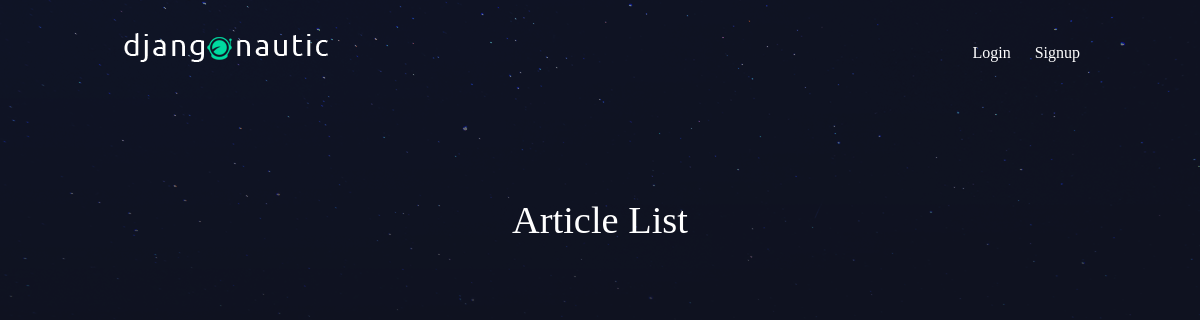
/articles/, run on an earlier commit of the app's database.
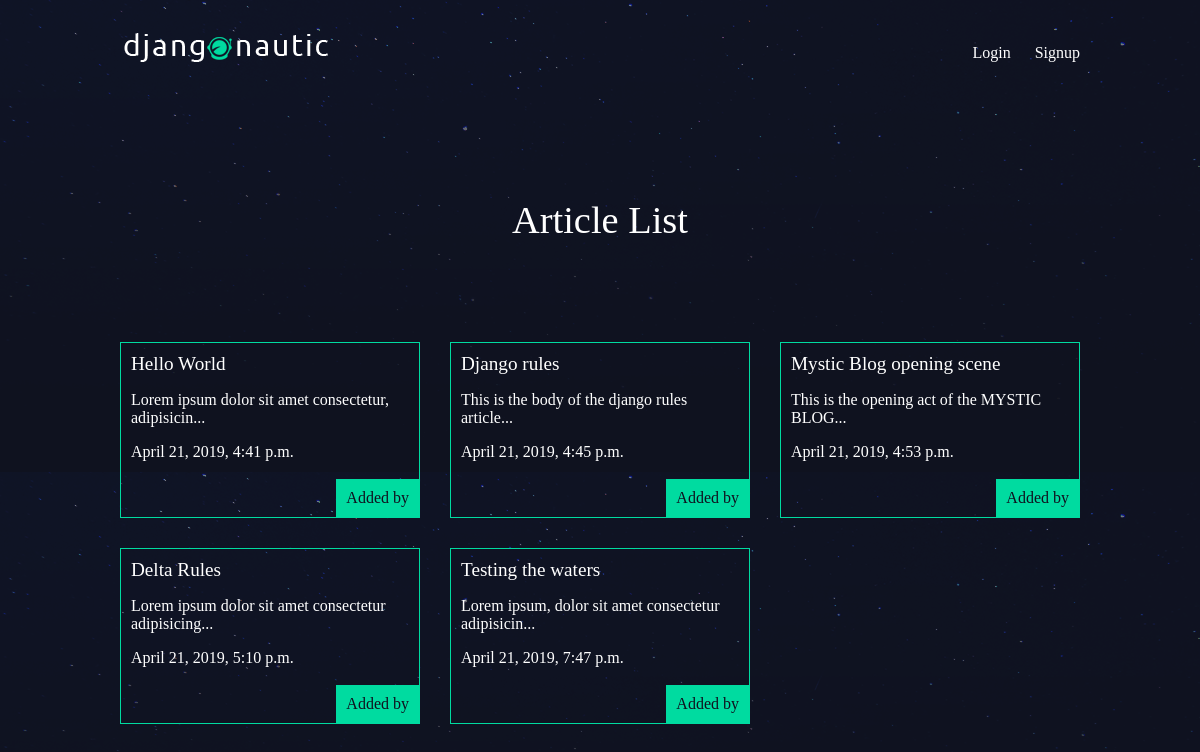
And on a later commit of the database.
### articles/models.py (models this page shows, shortened)
class Article(models.Model):
    title=models.CharField(max_length=100)
    slug=models.SlugField()
    body=models.TextField()
    date=models.DateTimeField(auto_now_add=True)
    thumb=models.ImageField(default='default.png', blank=True)
    author=models.ForeignKey(User, default=None, on_delete=models.CASCADE)
    def snippet(self):
        return self.body[:50]+"..."

### articles/views.py (the view)
# urls.py: path('', views.article_list,name='list'),
def article_list(request):
    articles=Article.objects.all().order_by('date')
    return render(request,"articles/article_list.html",{'articles':articles})

### articles/templates/articles/article_list.html
{% extends "base_template.html" %}
{% block content %}
<h1>Article List</h1>
    <div class="articles">
        {% for article in articles %}
            <div class="article">
                <h2><a href="{% url 'articles:detail' slug=article.slug %}">{{article.title}}</a></h2>
                <p>{{article.snippet}}</p>
                <p>{{article.date}}</p>
                <p class="author">Added by {{article.author.username}}</p>
            </div>
        {% endfor %}
    </div>
{% endblock %}

### templates/base_template.html (shortened to what this page needs)
{% load static from staticfiles %}
<!DOCTYPE html>
<html lang="en">
<head>
    <link rel="stylesheet" href="{% static 'style.css'%}">
</head>
<body>
<header class="wrapper">
    <h1><a href="{% url 'home' %}"><img src="{% static 'logo.png'%}"/></a></h1>
    <nav>
        <ul>
        {% if user.is_authenticated %}
             <li>
                <form action="{% url 'accounts:logout' %}" method="post">
                    {% csrf_token %}
                    <button type="submit">Logout</button>
                </form>
            </li>
            <li>
                <a href="{% url 'articles:create' %}" class="highlight">New Article</a></a>
            </li>
        {% else %}
            <li>
                <a href="{% url 'accounts:login' %}">Login</a>
            </li>
            <li>
                <a href="{% url 'accounts:signup' %}">Signup</a>
            </li>
        {% endif %}
        </ul>
    </nav>
</header>
<div class="wrapper">
    {% block content %}
    {% endblock %}
</div>
</body>
</html>

### assets/style.css (style rules this page uses)
body { background-color: #0f121f; background-image: url(stars.png); background-repeat-y: no-repeat; color: #fff; }
body * { font-family: Ubuntu; }
h1, h2, h3, h4, h5 { font-weight: normal; margin: 0; }
a, a:hover, a:visited { color: #fff; text-decoration: none; }
.wrapper { max-width:960px; margin:0 auto; }
div.wrapper h1 { text-align:center; margin:100px auto; font-size:2.4em; }
header { display:grid; grid-template-columns:1fr 1fr; padding:20px 0; }
nav { justify-self:end; }
nav li { display:inline-block; margin-left:20px; }
.articles { display: grid; grid-template-columns: 1fr 1fr 1fr; grid-gap: 30px; }
.article { padding: 10px; border: 1px solid #00dba0; position: relative; padding-bottom: 40px; }
.article h2 { font-size: 1.2em; }
.article .author { padding:10px; background: #00dba0; position: absolute; right: 0; bottom: 0; margin: 0; color: #0f121f; }

What changed in the data, as far as the page shows it:
added Article: title "Hello World", snippet "Lorem ipsum dolor sit amet consectetur, adipisicin...", date "April 21, 2019, 4:41 p.m."
added Article: title "Django rules", snippet "This is the body of the django rules article...", date "April 21, 2019, 4:45 p.m."
added Article: title "Mystic Blog opening scene", snippet "This is the opening act of the MYSTIC BLOG...", date "April 21, 2019, 4:53 p.m."
added Article: title "Delta Rules", snippet "Lorem ipsum dolor sit amet consectetur adipisicing...", date "April 21, 2019, 5:10 p.m."
added Article: title "Testing the waters", snippet "Lorem ipsum, dolor sit amet consectetur adipisicin...", date "April 21, 2019, 7:47 p.m."
